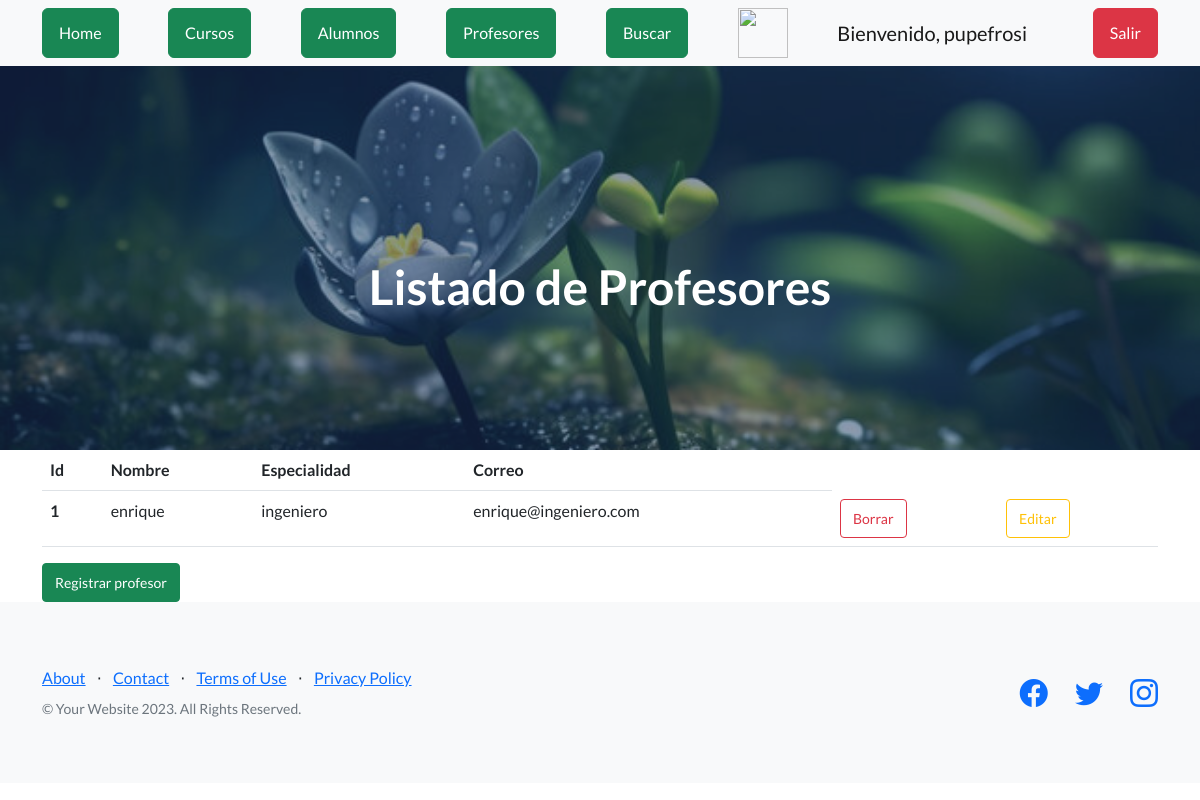
Page /AppCoder/ver_profesores (signed in) on the earlier database version.
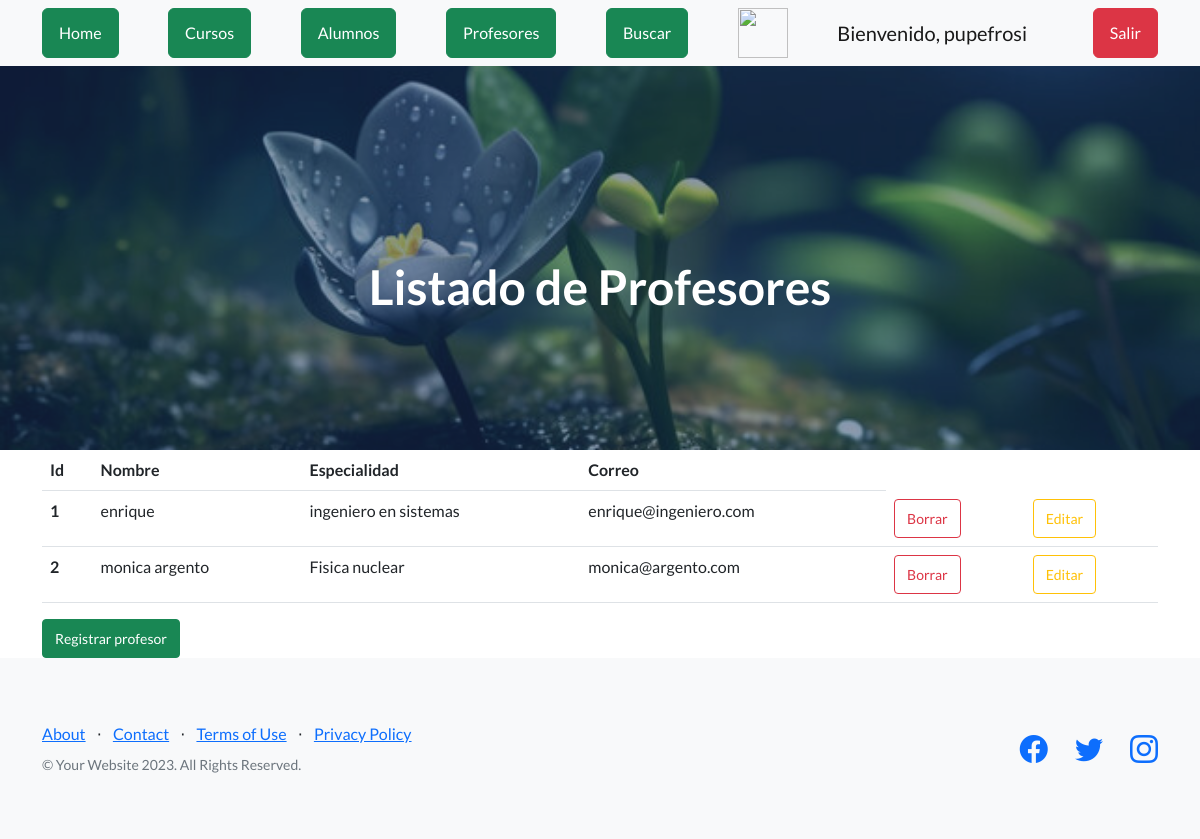
Same page on the later database version.
### AppCoder/models.py (models this page shows, shortened)
class Profesor(models.Model):
    nombre = models.CharField(max_length=100)
    especialidad = models.CharField(max_length=100)
    correo = models.EmailField()

### AppCoder/views.py (the view)
# urls.py: path("ver_profesores", views.ver_profesores, name="profesores"),
def ver_profesores(request):
    profesores = Profesor.objects.all()
    avatares = Avatar.objects.filter(user=request.user.id)
    return render(request, 'profesores.html', {'profesores': profesores, 'url': avatares[0].imagen.url if avatares.exists() else None})

### AppCoder/template/profesores.html (shortened to what this page needs)
{% extends 'padre.html' %}
{% load static %}
{% block h1 %} Listado de Profesores {% endblock %}
{% block contenido %}
    <main class="container-lg">
        <table class ="table">
            <thead>
                <th>Id</th>
                <th>Nombre</th>
                <th>Especialidad</th>
                <th>Correo</th>
            </thead>
            <tbody>
                {% for n in profesores %}
                <tr>
                    <th scope="row">{{n.id}}</th>
                    <td>{{n.nombre}}</td>
                    <td>{{n.especialidad}}</td>
                    <td>{{n.correo}}</td>
                    {% if request.user.is_authenticated %}
                    <td><a href="{% url 'eliminar_profesor' n.id %}" class="btn btn-outline-danger btn-sm">Borrar</a></td>
                    <td><a href="{% url 'editar_profesor' n.id %}" class="btn btn-outline-warning btn-sm">Editar</a></td>
                    {% endif %}
                </tr>
                {% endfor %}
            </tbody>
        </table>
        <a class="btn btn-success btn-sm" href="{% url 'alta_profesor' %}">Registrar profesor</a>
    </main>
{% endblock %}

Differences in the rows shown:
changed Profesor "enrique": especialidad "ingeniero" → "ingeniero en sistemas"
added Profesor: id "2", nombre "monica argento", especialidad "Fisica nuclear", correo "monica@argento.com"
